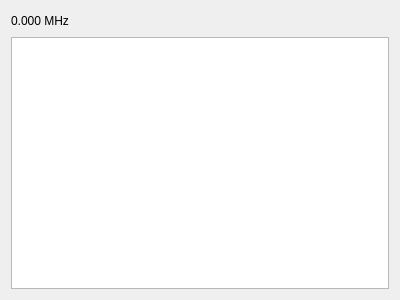
<?xml version="1.0" encoding="UTF-8"?>
<ui version="4.0">
 <class>WsjtxWidget</class>
 <widget class="QWidget" name="WsjtxWidget">
  <property name="geometry">
   <rect>
    <x>0</x>
    <y>0</y>
    <width>400</width>
    <height>300</height>
   </rect>
  </property>
  <property name="windowTitle">
   <string>Form</string>
  </property>
  <layout class="QGridLayout" name="gridLayout">
   <item row="0" column="1">
    <widget class="QLabel" name="modeLabel">
     <property name="text">
      <string/>
     </property>
    </widget>
   </item>
   <item row="0" column="2">
    <spacer name="horizontalSpacer">
     <property name="orientation">
      <enum>Qt::Horizontal</enum>
     </property>
     <property name="sizeHint" stdset="0">
      <size>
       <width>40</width>
       <height>20</height>
      </size>
     </property>
    </spacer>
   </item>
   <item row="0" column="0">
    <widget class="QLabel" name="freqLabel">
     <property name="text">
      <string>0.000 MHz</string>
     </property>
    </widget>
   </item>
   <item row="1" column="0" colspan="3">
    <widget class="QTableView" name="tableView">
     <property name="sizeAdjustPolicy">
      <enum>QAbstractScrollArea::AdjustToContents</enum>
     </property>
     <property name="editTriggers">
      <set>QAbstractItemView::NoEditTriggers</set>
     </property>
     <property name="selectionMode">
      <enum>QAbstractItemView::SingleSelection</enum>
     </property>
     <property name="selectionBehavior">
      <enum>QAbstractItemView::SelectRows</enum>
     </property>
     <attribute name="verticalHeaderVisible">
      <bool>false</bool>
     </attribute>
    </widget>
   </item>
  </layout>
 </widget>
 <resources/>
 <connections/>
</ui>
